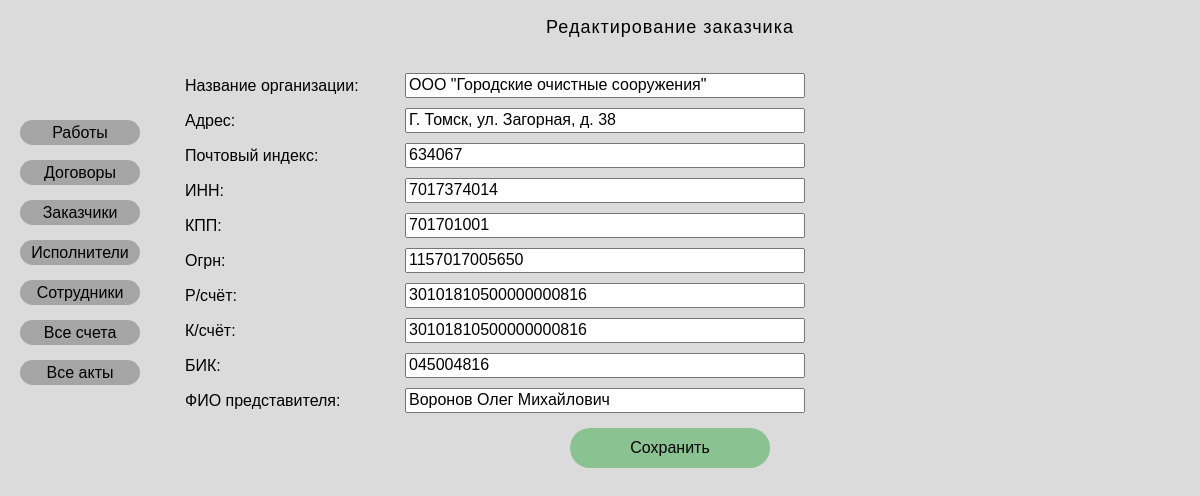
The app's page /contract/customer_list/1/ with its own data.
### vcrdocumentsproject/apps/document/models.py (models this page shows, shortened)
class Customers(models.Model):
    customer_code = models.AutoField('Код заказчика', primary_key=True)
    organization_name = models.CharField('Название организации', max_length = 250)
    post_index = models.CharField('Почтовый индекс', max_length = 6)
    inn = models.CharField('ИНН', max_length=10)
    kpp = models.CharField('КПП', max_length=9)
    address = models.CharField('Адрес', max_length=100)
    payment_account = models.CharField('Рассчетный счёт', max_length=20)
    bik = models.CharField('БИК', max_length=9, blank=True)
    сorrespondent_bill = models.CharField('Корреспондентский счёт', max_length=20, blank=True)
    ogrn = models.CharField('ОГРН', max_length=13, blank=True)
    fio = models.CharField('Фамилия, имя и отчество', max_length=100, blank=True)
    hide = models.BooleanField('Скрыть заказчика', default=False, null=True)
    class Meta:
        verbose_name = "Заказчик"
        verbose_name_plural = "Заказчики"

### vcrdocumentsproject/apps/document/views.py (the view)
# urls.py: path('customer_list/<str:customer_code>/', views.customer, name='customer'),
def customer(request, customer_code):
    try:
        a = Customers.objects.get( customer_code  = customer_code )
    except:
        raise Http404("Заказчик не найден")
    return  render(request, 'document/customer.html', {'customer': a})

### vcrdocumentsproject/templates/document/customer.html (shortened to what this page needs)
{% extends 'base.html' %}
{% block content %}
<div class="content-container">
<form action="{% url 'contract:customer_save' customer.customer_code %}" method="POST">
    <p class="title">Редактирование заказчика</p>
    <div class="item-select-wrapper"><p>Название организации: </p><input class="item-input" type="text" value="{{customer.organization_name}}" maxlength = "250" name="organization_name"> </div>
        <div class="item-select-wrapper"><p>Адрес:</p><input class="item-input" type="text" value="{{customer.address}}" maxlength = "100" name="address"> </div>
        <div class="item-select-wrapper"><p>Почтовый индекс:</p><input class="item-input" type="text" value="{{customer.post_index}}" maxlength = "6" name="post_index"> </div>
         <div class="item-select-wrapper"><p>ИНН:</p><input class="item-input" type="text" type="text" value="{{customer.inn}}" maxlength = "10" name="inn"> </div>
        <div class="item-select-wrapper"><p>КПП:</p><input class="item-input" type="text" value="{{customer.kpp}}" maxlength = "9" name="kpp"> </div>
        <div class="item-select-wrapper"><p>Огрн:</p><input class="item-input" type="text" value="{{customer.ogrn}}" maxlength = "13" name="ogrn"> </div>
        <div class="item-select-wrapper"><p>Р/счёт:</p><input class="item-input" type="text" value="{{customer.payment_account}}" maxlength = "20" name="payment_account"> </div>
         <div class="item-select-wrapper"><p>К/счёт:</p><input class="item-input" type="text" value="{{customer.сorrespondent_bill}}" maxlength = "20" name="сorrespondent_bill"> </div>
        <div class="item-select-wrapper"><p>БИК:</p><input class="item-input" type="text" value="{{customer.bik}}" maxlength = "9" name="bik"> </div>
         <div class="item-select-wrapper"><p>ФИО представителя:</p><input class="item-input" type="text" value="{{customer.fio}}" maxlength = "100" name="fio"> </div>
        <div class="button-wrapper"><button class="button-save" type="submit">Сохранить</button></div>
</form>
</div>
{% endblock %}

### vcrdocumentsproject/apps/document/static/document/css/style.css (style rules this page uses)
* { box-sizing: border-box; }
.content-container { padding-top: 17px; width: 970px; margin-bottom: 15px; }
p { width: 220px; }
html { overflow-y: scroll; }
body { display: flex; background-color: rgba(196, 196, 196, 0.6); font-family: sans-serif; font-style: normal; font-weight: normal; font-size: 16px; line-height: 21px; cursor: default; }
.title { width: 970px; margin-top: 0px; text-align: center; font-size: 18px; margin-bottom: 30px; letter-spacing: 1px; }
.item-select-wrapper { display: flex; height: 35px; align-items: center; }
.item-input { width: 400px; }
.button-wrapper { display: flex; justify-content: center; margin-bottom: 20px; margin-top: 10px; }
.button-save { background-color: #8BC291; border: none; border-radius: 20px; width: 200px; height: 40px; }

### records on screen
Customers: organization_name "ООО \"Городские очистные сооружения\"", address "Г. Томск, ул. Загорная, д. 38", post_index "634067", inn "7017374014", kpp "701701001", ogrn "1157017005650", payment_account "30101810500000000816", сorrespondent_bill "30101810500000000816", bik "045004816", fio "Воронов Олег Михайлович"
